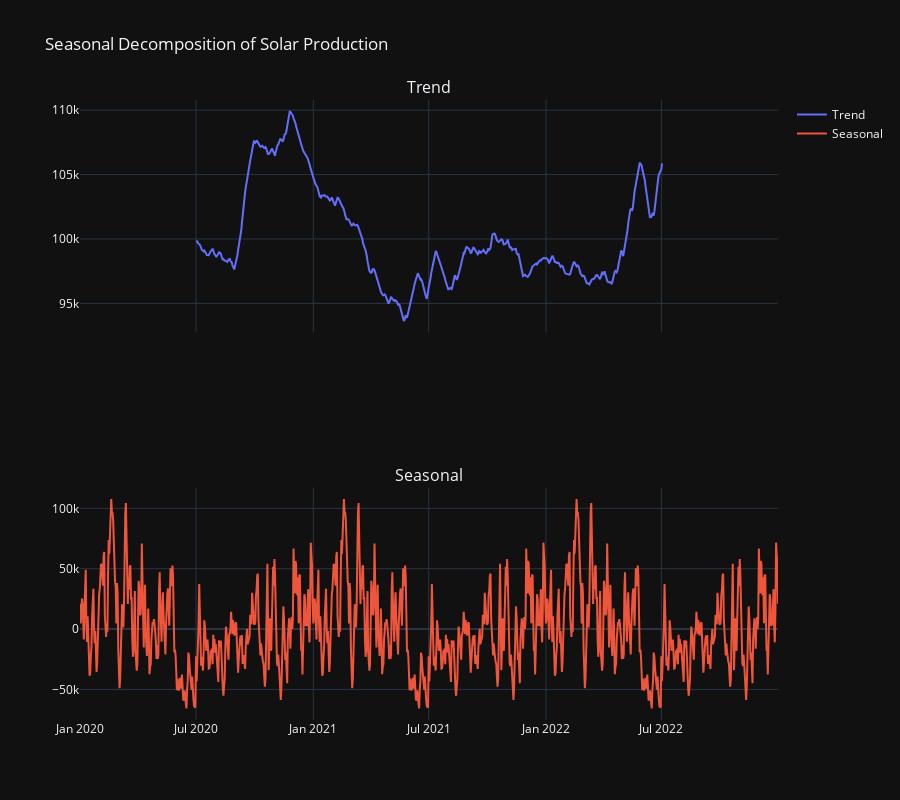

The notebook cell saved with this chart:
### Markdown cell above
### *Wind Data*

### Code cell
result = seasonal_decompose(wind_daily['Wind_Production'], model='additive', period=365)

fig = sp.make_subplots(rows=2, cols=1, shared_xaxes=True,
                       subplot_titles=['Trend', 'Seasonal'])

fig.add_trace(go.Scatter(x=wind_daily.index, y=result.trend, mode='lines', name='Trend'), row=1, col=1)
fig.add_trace(go.Scatter(x=wind_daily.index, y=result.seasonal, mode='lines', name='Seasonal'), row=2, col=1)

fig.update_layout(template='plotly_dark', height=800, title='Seasonal Decomposition of Solar Production')
fig.show()

### Figure 1 — Plotly figure (JSON) as saved in the notebook; plotly's stock layout.template omitted (floating-point values rounded to 4 significant figures; data arrays with more than 128 entries replaced by an {"elided": "..."} marker saying what was removed)
{"data": [{"mode": "lines", "name": "Trend", "type": "scatter", "x": {"elided": "1096 str values"}, "xaxis": "x", "y": {"elided": "1096 float values"}, "yaxis": "y"}, {"mode": "lines", "name": "Seasonal", "type": "scatter", "x": {"elided": "1096 str values"}, "xaxis": "x2", "y": {"elided": "1096 float values"}, "yaxis": "y2"}], "layout": {"annotations": [{"font": {"size": 16}, "showarrow": false, "text": "Trend", "x": 0.5, "xanchor": "center", "xref": "paper", "y": 1, "yanchor": "bottom", "yref": "paper"}, {"font": {"size": 16}, "showarrow": false, "text": "Seasonal", "x": 0.5, "xanchor": "center", "xref": "paper", "y": 0.375, "yanchor": "bottom", "yref": "paper"}], "height": 800, "title": {"text": "Seasonal Decomposition of Solar Production"}, "xaxis": {"anchor": "y", "domain": [0, 1], "matches": "x2", "showticklabels": false}, "xaxis2": {"anchor": "y2", "domain": [0, 1]}, "yaxis": {"anchor": "x", "domain": [0.625, 1]}, "yaxis2": {"anchor": "x2", "domain": [0, 0.375]}}}
